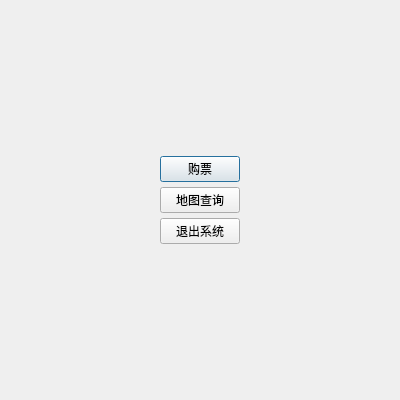
<?xml version="1.0" encoding="UTF-8"?>
<ui version="4.0">
 <class>Dialog</class>
 <widget class="QDialog" name="Dialog">
  <property name="geometry">
   <rect>
    <x>0</x>
    <y>0</y>
    <width>400</width>
    <height>400</height>
   </rect>
  </property>
  <property name="windowTitle">
   <string>Dialog</string>
  </property>
  <layout class="QHBoxLayout" name="horizontalLayout">
   <property name="spacing">
    <number>5</number>
   </property>
   <property name="leftMargin">
    <number>0</number>
   </property>
   <property name="topMargin">
    <number>0</number>
   </property>
   <property name="rightMargin">
    <number>0</number>
   </property>
   <property name="bottomMargin">
    <number>0</number>
   </property>
   <item>
    <spacer name="horizontalSpacer">
     <property name="orientation">
      <enum>Qt::Horizontal</enum>
     </property>
     <property name="sizeHint" stdset="0">
      <size>
       <width>40</width>
       <height>20</height>
      </size>
     </property>
    </spacer>
   </item>
   <item>
    <layout class="QVBoxLayout" name="verticalLayout">
     <property name="spacing">
      <number>5</number>
     </property>
     <item>
      <spacer name="verticalSpacer">
       <property name="orientation">
        <enum>Qt::Vertical</enum>
       </property>
       <property name="sizeHint" stdset="0">
        <size>
         <width>20</width>
         <height>40</height>
        </size>
       </property>
      </spacer>
     </item>
     <item>
      <widget class="QPushButton" name="btn_buy">
       <property name="text">
        <string>购票</string>
       </property>
      </widget>
     </item>
     <item>
      <widget class="QPushButton" name="btn_query">
       <property name="text">
        <string>地图查询</string>
       </property>
      </widget>
     </item>
     <item>
      <widget class="QPushButton" name="btn_exit">
       <property name="text">
        <string>退出系统</string>
       </property>
      </widget>
     </item>
     <item>
      <spacer name="verticalSpacer_2">
       <property name="orientation">
        <enum>Qt::Vertical</enum>
       </property>
       <property name="sizeHint" stdset="0">
        <size>
         <width>20</width>
         <height>40</height>
        </size>
       </property>
      </spacer>
     </item>
    </layout>
   </item>
   <item>
    <spacer name="horizontalSpacer_2">
     <property name="orientation">
      <enum>Qt::Horizontal</enum>
     </property>
     <property name="sizeHint" stdset="0">
      <size>
       <width>40</width>
       <height>20</height>
      </size>
     </property>
    </spacer>
   </item>
  </layout>
 </widget>
 <resources/>
 <connections/>
</ui>
